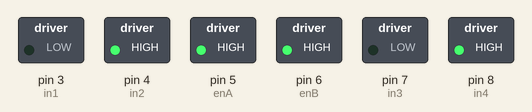
A sketch run on a simulated Arduino Uno, built with avr-gcc and run on an emulated ATmega328P. Shown: switched loads named in the sketch (green lamp = pin HIGH).

Above: at 0.1 s.
Timing chart, 0 to 1.6 s (numbered marks = the images above):
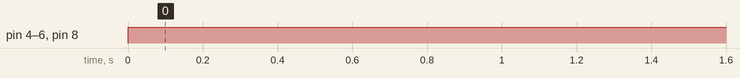

Measured:
- by itself, pin 4 (in2), pin 5 (enA), pin 6 (enB), pin 8 (in4): LOW → HIGH at 0.00 s

The sketch:

motor_test.ino
```cpp
const int in1=3,in2=4,in3=7,in4=8,enA=5,enB=6;
void setup() {
  // put your setup code here, to run once:
Serial.begin(19200);
pinMode(in1,OUTPUT);
pinMode(in2,OUTPUT);
pinMode(in3,OUTPUT);
pinMode(in4,OUTPUT);
//in2 and 3 +ve, and in1 and 4 -ve
//enA to the right, enB to the left.
pinMode(enA,OUTPUT);
pinMode(enB,OUTPUT);
}

void loop() {
  // put your main code here, to run repeatedly:
  digitalWrite(in2, HIGH);
  digitalWrite(in3, LOW);
  digitalWrite(in1, LOW);
  digitalWrite(in4, HIGH);
  digitalWrite(enA, HIGH);
  digitalWrite(enB, HIGH);
}
```
